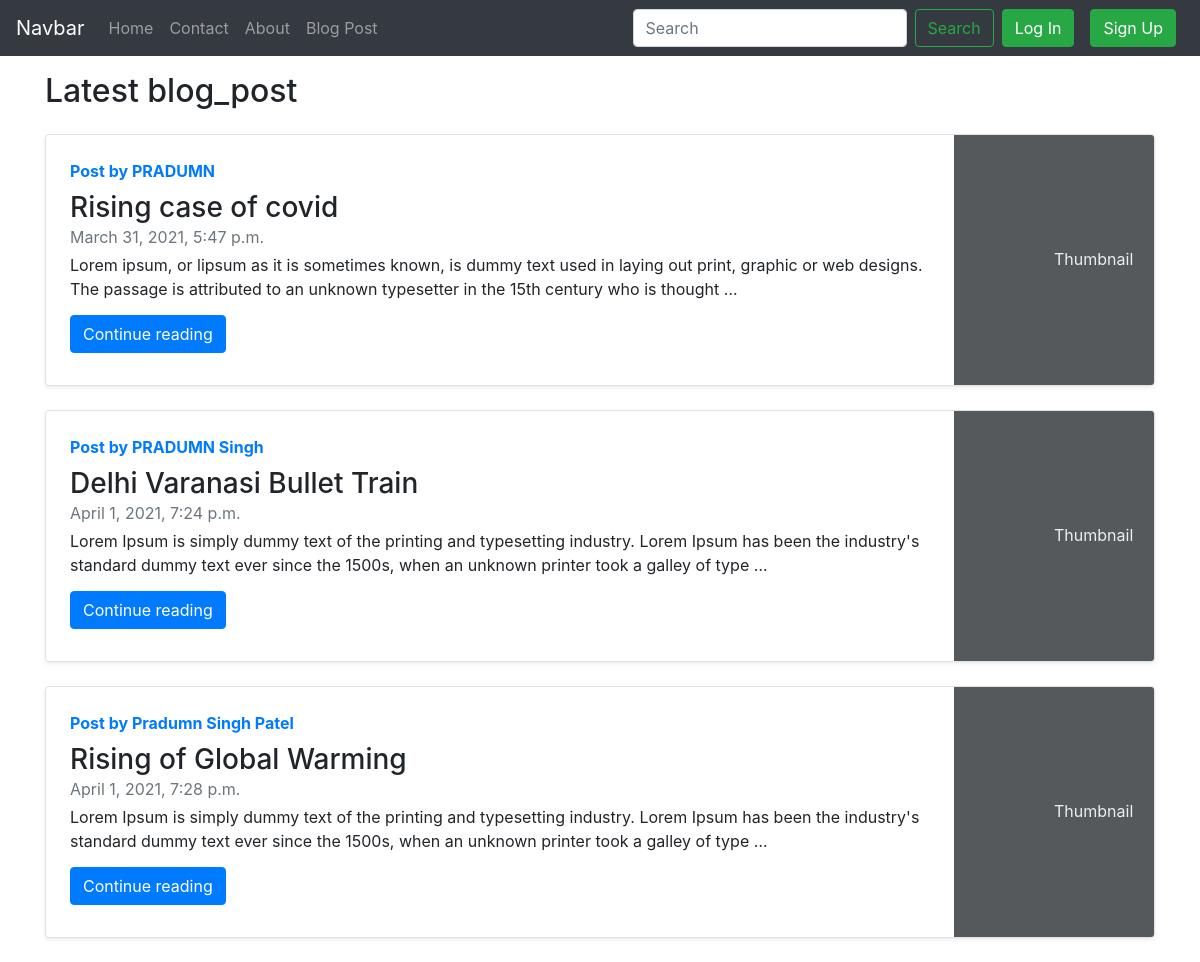
Screenshot of /blog/ with the database file from the repository.
### blogging/models.py (models this page shows, shortened)
class Post(models.Model):
    Serial_no=models.AutoField(primary_key=True)
    Title=models.CharField(max_length=255)
    Author=models.CharField(max_length=20)
    Slug=models.CharField(max_length=150)
    Timestamp=models.DateTimeField(blank=True)
    Content=models.TextField()

### blogging/views.py (the view)
# urls.py: path("",views.blog_home, name="blog_home"),
def blog_home(request):
    all_post=Post.objects.all()
    context={'all_post':all_post}
    return render(request,'blog/blog_home.html',context)

### templates/blog/blog_home.html (shortened to what this page needs)
{% extends 'base.html' %}
{% block body %}
<div class="container my-3">
    <h2>Latest blog_post</h2>
    {% for post in all_post %}
    <div
        class="row no-gutters border rounded overflow-hidden flex-md-row mb-4 shadow-sm h-md-250 my-4 position-relative">
        <div class="col p-4 d-flex flex-column position-static">
            <strong class="d-inline-block mb-2 text-primary">Post by {{ post.Author }}</strong>
            <h3 class="mb-0">{{ post.Title }}</h3>
            <div class="mb-1 text-muted">{{ post.Timestamp }}</div>
            <p class="card-text mb-auto">{{ post.Content| truncatechars:200}}</p>
            <div class="my-2">
                <a href="/blog/{{ post.Slug }}" role="button" class="btn btn-primary">Continue reading</a>
            </div>
        </div>
        <div class="col-auto d-none d-lg-block">
            <svg class="bd-placeholder-img" width="200" height="250" xmlns="http://www.w3.org/2000/svg"
                preserveAspectRatio="xMidYMid slice" focusable="false" role="img" aria-label="Placeholder: Thumbnail">
                <rect width="100%" height="100%" fill="#55595c"></rect><text x="50%" y="50%" fill="#eceeef"
                    dy=".3em">Thumbnail</text>
            </svg>
        </div>
    </div>
    {% endfor %}
</div>
{% endblock %}

### rows the page displays
Post: Author "PRADUMN", Title "Rising case of covid", Timestamp "March 31, 2021, 5:47 p.m.", Content "Lorem ipsum, or lipsum as it is sometimes known, is dummy text used in laying out print, graphic or web designs. The passage is attributed to an unknown typesetter in the 15th century who is thought …"
Post: Author "PRADUMN Singh", Title "Delhi Varanasi Bullet Train", Timestamp "April 1, 2021, 7:24 p.m.", Content "Lorem Ipsum is simply dummy text of the printing and typesetting industry. Lorem Ipsum has been the industry's standard dummy text ever since the 1500s, when an unknown printer took a galley of type …"
Post: Author "Pradumn Singh Patel", Title "Rising of Global Warming", Timestamp "April 1, 2021, 7:28 p.m.", Content "Lorem Ipsum is simply dummy text of the printing and typesetting industry. Lorem Ipsum has been the industry's standard dummy text ever since the 1500s, when an unknown printer took a galley of type …"
